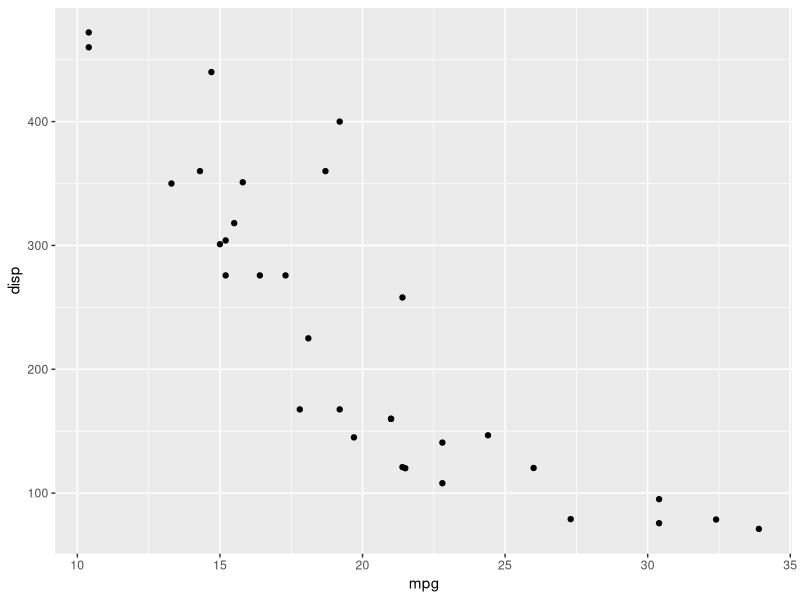
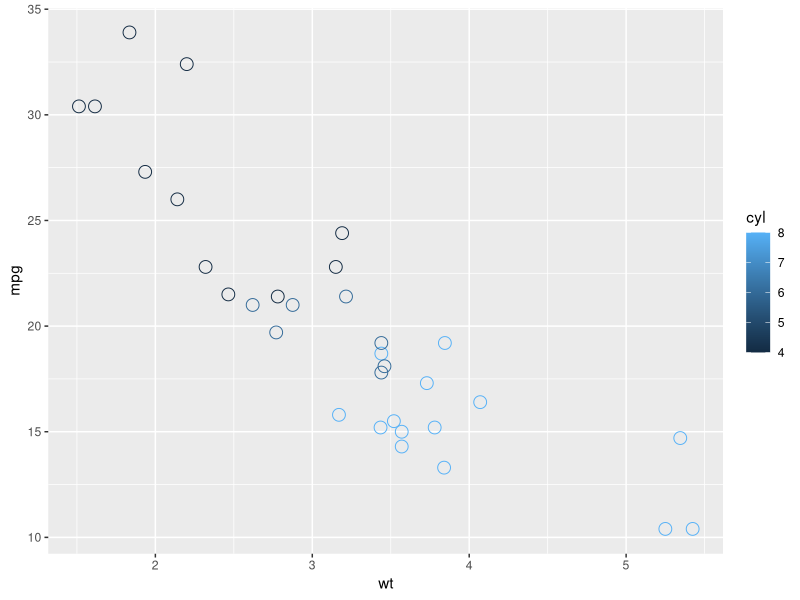
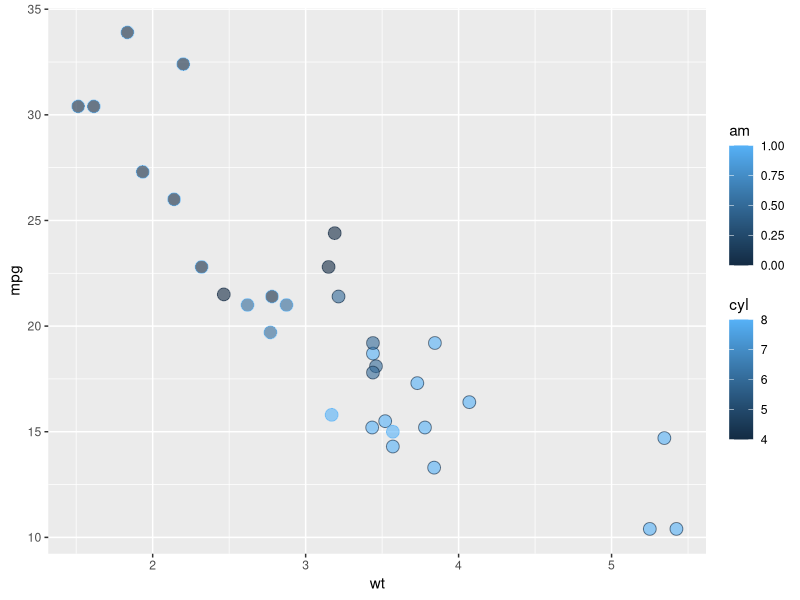
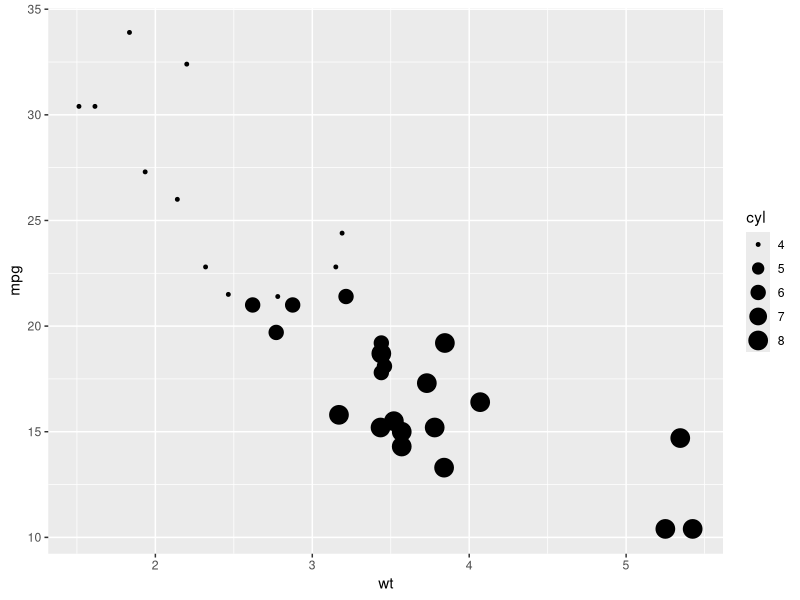
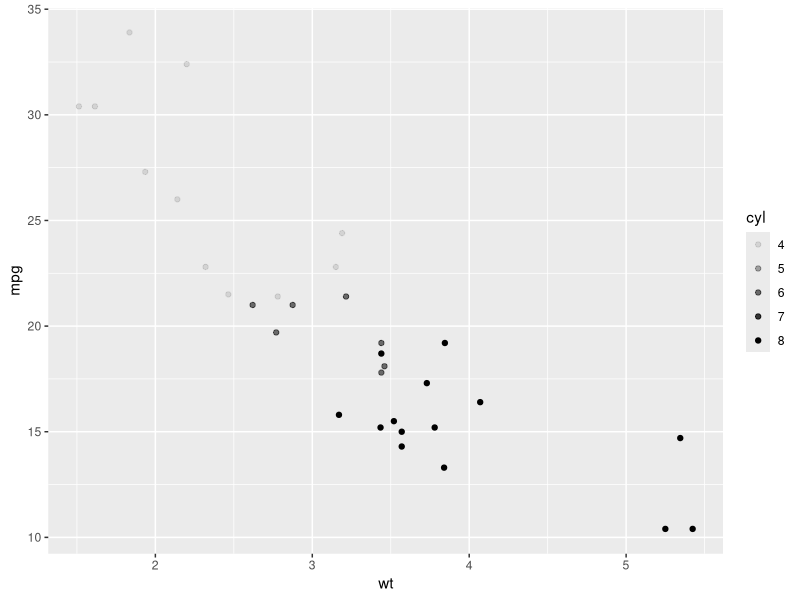
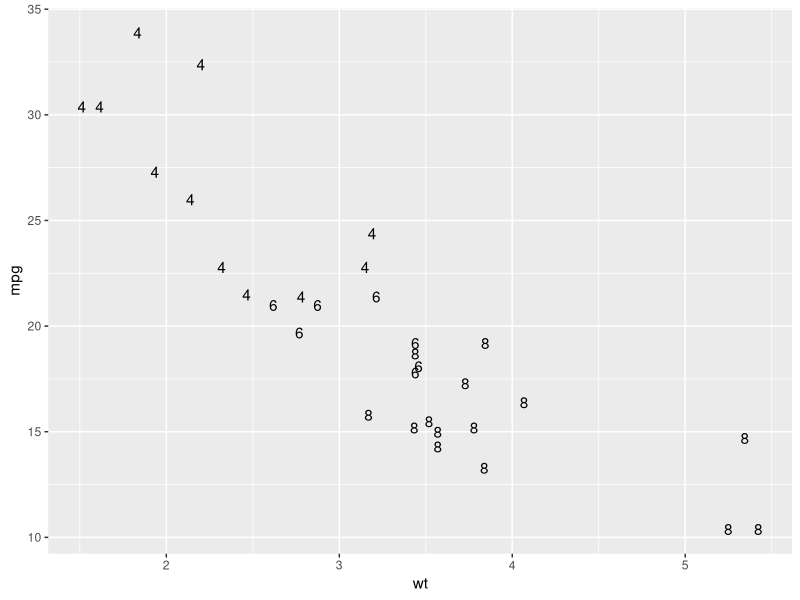
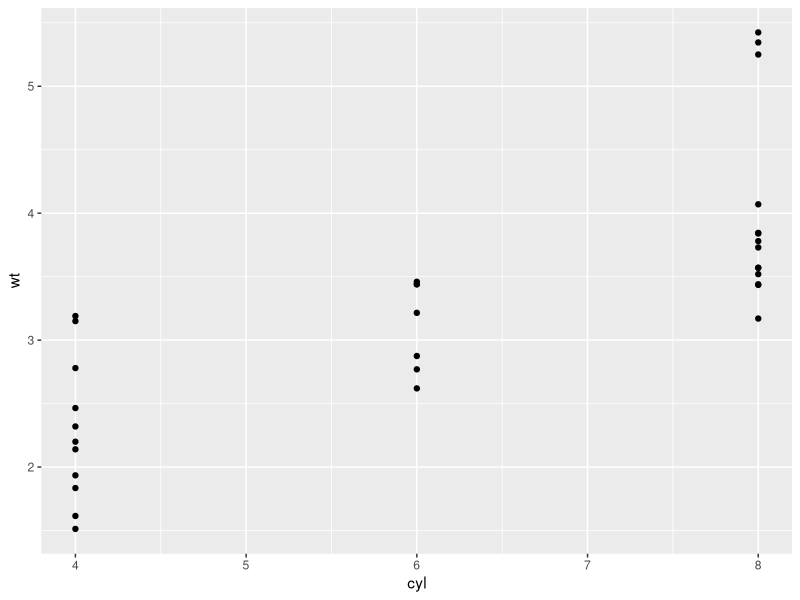
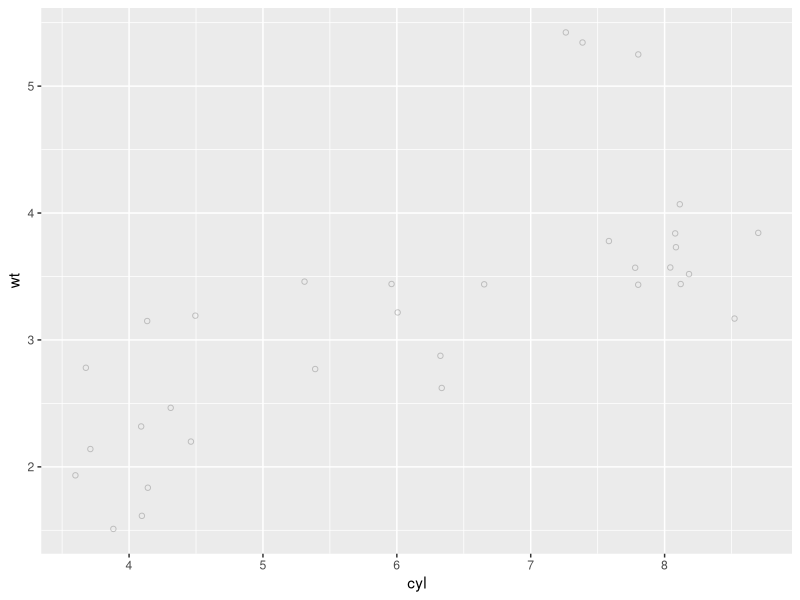

The R source for these figures, in order: (Note: this script raises an error after producing the figures.)

# http://ggplot2.tidyverse.org/reference/

library(tidyverse)
library(sqldf)
library(ggplot2)
Sys.setenv(LANG = "en")
Sys.setlocale("LC_ALL", "English")
#######################       Scatter plot     #################################

t001=mtcars
glimpse(mtcars)
glimpse(t001)

ggplot(mtcars, aes(x = mpg, y = disp)) +
  geom_point()

ggplot(mtcars, aes(x = wt, y = mpg, col = cyl)) +
  geom_point(shape = 1, size = 4)

ggplot(mtcars, aes(x = wt, y = mpg, fill = cyl, col = am)) +
  geom_point(shape = 21, size = 4, alpha = 0.6)


# Map cyl to size
ggplot(mtcars, aes(x = wt, y = mpg, size = cyl)) +
  geom_point()

# Map cyl to alpha
ggplot(mtcars, aes(x = wt, y = mpg, alpha = cyl)) +
  geom_point()



# Map cyl to labels
ggplot(mtcars, aes(x = wt, y = mpg, label = cyl)) +
  geom_text()

# Shown in the viewer:
ggplot(mtcars, aes(x = cyl, y = wt)) +
  geom_point()

# Solutions:
# 1 - With geom_jitter()
ggplot(mtcars, aes(x = cyl, y = wt)) +
  geom_jitter(alpha = 0.2,shape = 1)


ggplot(mtcars, aes(x = wt, y = mpg, fill = cyl)) +
  geom_point(shape = 24, color = 'yellow')






########################    Line Plots  #############################################
recess=data.frame(begin=as.Date(c("1979-12-01", "1983-11-01")),end=as.Date(c("1978-12-01", "1984-11-01")))
str(recess)


# Basic line plot
ggplot(economics, aes(x = date, y = unemploy/pop)) +
  geom_line()

# Expand the following command with geom_rect() to draw the recess periods
ggplot(economics, aes(x = date, y = unemploy/pop)) +
  geom_rect(data = recess, 
            aes(xmin = begin, xmax = end, ymin = -Inf, ymax = +Inf), 
            inherit.aes = FALSE, fill = "red", alpha = 0.2) +
  geom_line()






##########################   Boxplot #######################

ggplot(mpg, aes(class, hwy)) +
  geom_boxplot(colour = "grey50") +
  geom_jitter()
#############################   Bar chart ##################




# Add geom (position = "stack" by default)
cyl.am + 
  geom_bar()

# Fill - show proportion
cyl.am + 
  geom_bar(position = "fill")  

# Dodging - principles of similarity and proximity
cyl.am +
  geom_bar(position = "dodge") 



#####################          Histogram        ##############################


# 1 - Make a univariate histogram
ggplot(mtcars, aes(x = mpg)) +
  geom_histogram()

# 2 - Plot 1, plus set binwidth to 1 in the geom layer
ggplot(mtcars, aes(x = mpg)) +
  geom_histogram(binwidth=1)


# 3 - Plot 2, plus MAP ..density.. to the y aesthetic (i.e. in a second aes() function)
ggplot(mtcars, aes(x = mpg)) +
  geom_histogram(aes(y = ..density..), binwidth = 1)


# 4 - plot 3, plus SET the fill attribute to "#377EB8"
ggplot(mtcars, aes(x = mpg,y=..density..)) +
  geom_histogram(aes(y = ..density..), binwidth = 1, fill = "#377EB8")




########################   qplot #######################################






p <- ggplot(mtcars, aes(x = wt, y = mpg)) + geom_point()

p + annotate("text", x = 4, y = 25, label = "Some text")

p + annotate("text", x = 2:5, y = 25, label = "Some text")

p + annotate("rect", xmin = 3, xmax = 4.2, ymin = 12, ymax = 21,
             alpha = .2)

p + annotate("segment", x = 2.5, xend = 4, y = 15, yend = 25,
             colour = "blue")

p + annotate("pointrange", x = 3.5, y = 20, ymin = 12, ymax = 28,
             colour = "red", size = 1.5)

p + annotate("text", x = 2:3, y = 20:21, label = c("my label", "label 2"))

p + annotate("text", x = 4, y = 25, label = "italic(R) ^ 2 == 0.75",
             parse = TRUE)

p + annotate("text", x = 4, y = 25,
             label = "paste(italic(R) ^ 2, \" = .75\")", parse = TRUE)





######################   Bloomberg Plot ##############################

set.seed(199)
dat = data.frame(date = seq(as.Date("2013/10/01"), as.Date("2013/12/31"), by="1 day"),
                 price = cumsum(rnorm(92, 0, 1)) + 100)

ggplot(dat, aes(date, y=price)) +
  geom_area(fill="navyblue", colour="white", alpha=0.5) +
  theme(plot.background=element_rect(fill="black"),
        panel.background=element_rect(fill="#101040"),
        panel.grid.minor=element_blank(),
        panel.grid.major=element_line(linetype=2),
        axis.text=element_text(size=15, colour="white")) +
  coord_cartesian(ylim=c(min(dat$price) - 1, max(dat$price) + 1),
                  xlim=c(min(dat$date)-2, max(dat$date)+10)) +
  annotate("rect", xmin=max(dat$date) + 0.75, xmax=max(dat$date) + 7.25, 
           ymin=dat$price[dat$date==max(dat$date)] - 0.25, 
           ymax=dat$price[dat$date==max(dat$date)] + 0.25, fill="white", colour="black") +
  annotate("text", max(dat$date) + 1, dat$price[dat$date==max(dat$date)], 
           label=paste0("$", round(dat$price[dat$date==max(dat$date)],2)), 
           colour="black", hjust=0)
